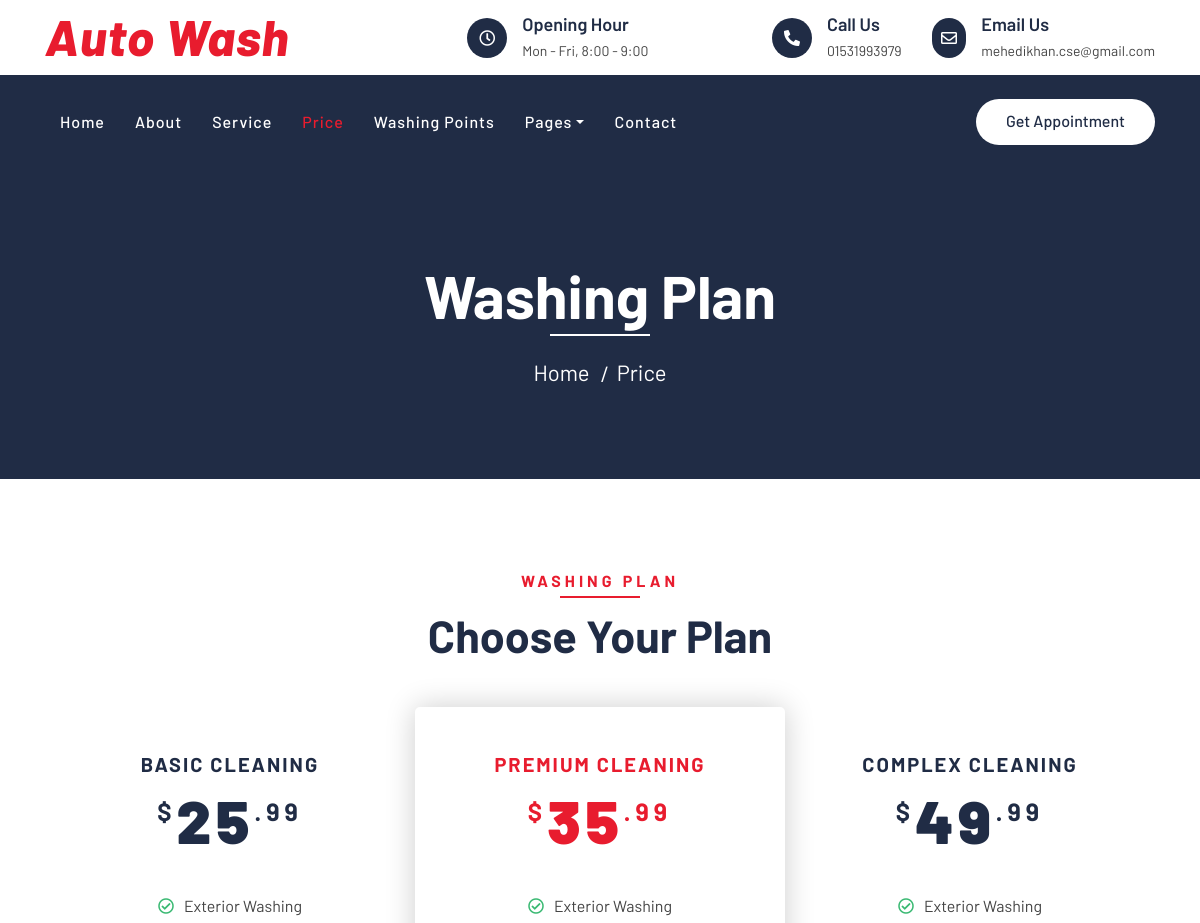
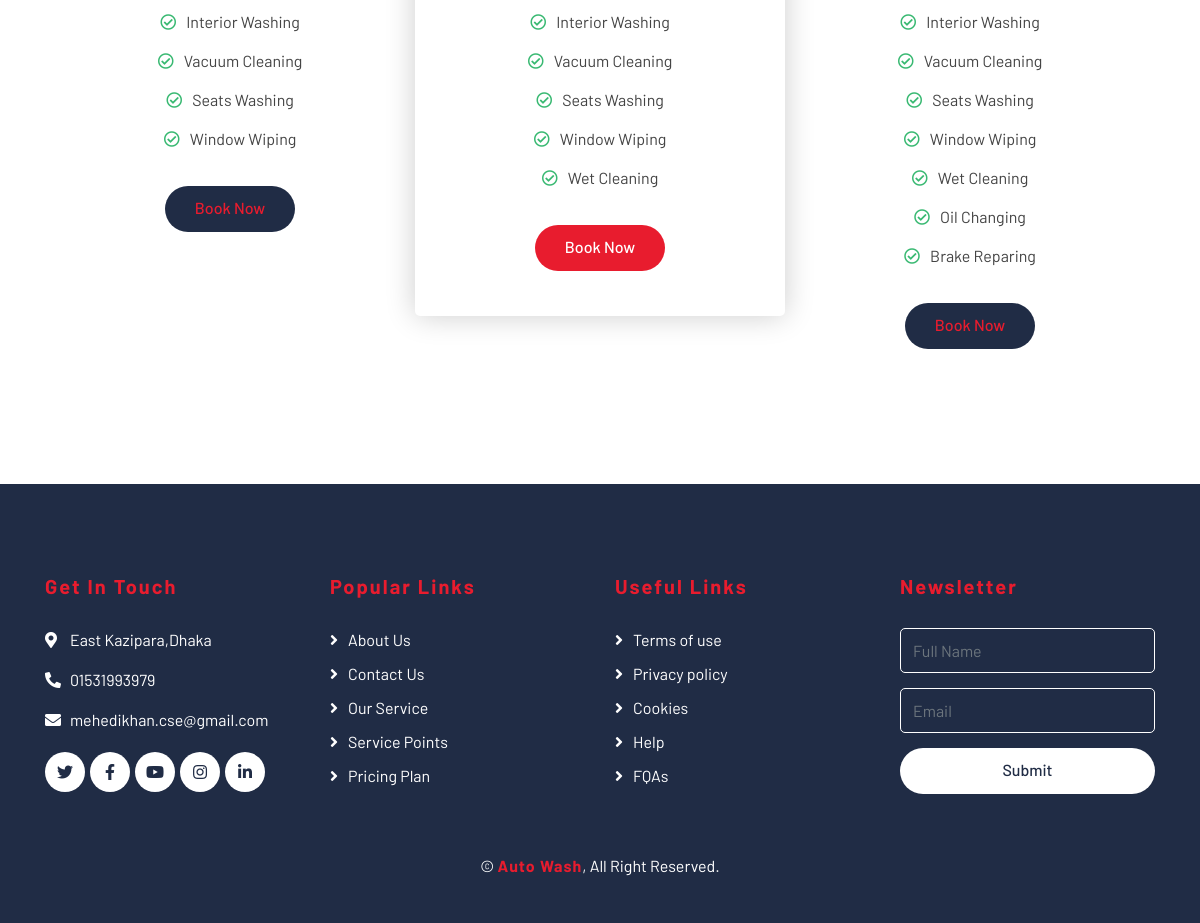
The app's page /prices/ with its own data (2 pictures, top to bottom).
### CleaningService/models.py (models this page shows, shortened)
class Office(models.Model):
    Ouser = models.OneToOneField(User,on_delete=models.CASCADE,default='1')
    Office_name = models.CharField(max_length=100,verbose_name='Office Name',blank=True)
    Office_location = models.CharField(max_length=100,verbose_name='Office Location',blank=True)
    Day_time = models.CharField(max_length=100,blank=False,verbose_name='Office Day and Time')
    Number = models.CharField(max_length=15,blank=True,verbose_name='Quick Contact Number')
    Email = models.EmailField()
    Status = models.BooleanField(default=False)

class CleaningPlan(models.Model):
    CPName = models.CharField(max_length=100,blank=False,verbose_name='Cleaning Plan Name')
    CPPrice = models.DecimalField(max_digits=5,decimal_places=2,blank=False,verbose_name='Price')
    CPItems = models.ManyToManyField(CleanningService,verbose_name='Cleaning Items')
    CPStatus = models.CharField(max_length=60,blank=False,choices=CPSTATUS,default=CPSTATUS,verbose_name='Plan Status')
    CPFeatured = models.BooleanField(default=False,verbose_name='Featured')

class CleanningService(models.Model):
    SName = models.CharField(max_length=150,blank=False,verbose_name='Service Name')
    SDesc = models.TextField(max_length=350,blank=False,verbose_name='Description')
    SPrice = models.DecimalField(max_digits=5,decimal_places=2,blank=False,verbose_name='Service Price')
    SIcon = models.CharField(max_length=50,blank= True,default='flaticon-car-wash',verbose_name='Icon Class Name')
    SImage = models.ImageField(upload_to='serviceimage',blank=True,verbose_name='Service Image')

### CleaningService/views.py (the view)
# urls.py: path('prices/',prices,name='prices'),
def prices(request):
    context = {}
    office = Office.objects.all()
    context['offices'] = office
    plan = CleaningPlan.objects.all()
    context['plans'] = plan
    return render(request,'Prices/price.html',context)

### CleaningService/templatetags/mytags.py (called while the page is built)
@register.filter(name='checkpath')
def check_path(path):
    data = path.split('/')
    return data[-2]

@register.filter(name='adecimalplace')
def decimalplace(number):
    num = str(number)
    return num[-3:]

@register.filter(name='bdecimalplace')
def bdecimalplace(number):
    num = str(number)
    return num[:-3]

### templates/Prices/price.html (shortened to what this page needs)
{% extends 'CleanningService/base.html' %}
{% block container %}
    {% include 'CleanningService/topbar.html' %}
    {% include 'CleanningService/navbar.html' %}
    <div class="page-header">
        <div class="container">
            <div class="row">
                <div class="col-12">
                    <h2>Washing Plan</h2>
                </div>
                <div class="col-12">
                    <a href="{% url 'home' %}">Home</a>
                    <a href="{% url 'prices' %}">Price</a>
                </div>
            </div>
        </div>
    </div>
    {% include 'CleanningService/price.html' %}
    {% include 'CleanningService/footer.html' %}
{% endblock %}

### templates/CleanningService/topbar.html
<div class="top-bar">
    <div class="container">
        <div class="row align-items-center">
            <div class="col-lg-4 col-md-12">
                <div class="logo">
                    <a href="{% url 'home' %}">
                        {% for office in offices %}
                        {% if office.Status == True %}
                        <h1>{{office.Office_name}}</h1>
                        {% else %}
                        <h1>Auto<span>Wash</span></h1>
                        {% endif %}
                        {% endfor %}
                    </a>
                </div>
            </div>
            {% for office in offices %}
            {% if office.Status == True %}
            <div class="col-lg-8 col-md-7 d-none d-lg-block">
                <div class="row">
                    <div class="col-4">
                        <div class="top-bar-item">
                            <div class="top-bar-icon">
                                <i class="far fa-clock"></i>
                            </div>
                            <div class="top-bar-text">
                                <h3>Opening Hour</h3>
                                <p>{{office.Day_time}}</p>
                            </div>
                        </div>
                    </div>
                    <div class="col-4">
                        <div class="top-bar-item">
                            <div class="top-bar-icon">
                                <i class="fa fa-phone-alt"></i>
                            </div>
                            <div class="top-bar-text">
                                <h3>Call Us</h3>
                                <p>{{office.Number}}</p>
                            </div>
                        </div>
                    </div>
                    <div class="col-4">
                        <div class="top-bar-item">
                            <div class="top-bar-icon">
                                <i class="far fa-envelope"></i>
                            </div>
                            <div class="top-bar-text">
                                <h3>Email Us</h3>
                                <p>{{office.Email}}</p>
                            </div>
                        </div>
                    </div>
                </div>
            </div>
            {% endif %}
            {% endfor %}
        </div>
    </div>
</div>

### templates/CleanningService/price.html
{% load mytags %}
<div class="price">
    <div class="container">
        <div class="section-header text-center">
            <p>Washing Plan</p>
            <h2>Choose Your Plan</h2>
        </div>
        <div class="row">
            {% if plans %}
                {% for plan in plans %}
                    {% if plan.CPFeatured == True %}
                        <div class="col-md-4">
                            <div class="price-item featured-item">
                                <div class="price-header">
                                    <h3>{{plan.CPName}}</h3>
                                    <h2><span>$</span><strong>{{plan.CPPrice|bdecimalplace}}</strong><span>{{plan.CPPrice|adecimalplace}}</span></h2>
                                </div>
                                <div class="price-body">
                                    <ul>
                                        {% for item in plan.CPItems.all %}
                                            <li><i class="far fa-check-circle"></i>{{item.SName}}</li>
                                        {% endfor %}
                                    </ul>
                                </div>
                                <div class="price-footer">
                                    <a class="btn btn-custom" href="">Book Now</a>
                                </div>
                            </div>
                        </div>
                    {% else %}
                        <div class="col-md-4">
                            <div class="price-item">
                                <div class="price-header">
                                    <h3>{{plan.CPName}}</h3>
                                    <h2><span>$</span><strong>{{plan.CPPrice|bdecimalplace}}</strong><span>{{plan.CPPrice|adecimalplace}}</span></h2>
                                </div>
                                <div class="price-body">
                                    <ul>
                                        {% for item in plan.CPItems.all %}
                                            <li><i class="far fa-check-circle"></i>{{item.SName}}</li>
                                        {% endfor %}
                                    </ul>
                                </div>
                                <div class="price-footer">
                                    <a class="btn btn-custom" href="">Book Now</a>
                                </div>
                            </div>
                        </div>
                    {% endif %}
                {% endfor %}
            {% endif %}
        </div>
    </div>
</div>

### templates/CleanningService/footer.html
<div class="footer">
    <div class="container">
        <div class="row">
            {% for office in offices %}
            {% if office.Status == True %}
            <div class="col-lg-3 col-md-6">
                <div class="footer-contact">
                    <h2>Get In Touch</h2>
                    <p><i class="fa fa-map-marker-alt"></i>{{ office.Office_location }}</p>
                    <p><i class="fa fa-phone-alt"></i>{{office.Number}}</p>
                    <p><i class="fa fa-envelope"></i>{{ office.Email }}</p>
                    <div class="footer-social">
                        <a class="btn" href=""><i class="fab fa-twitter"></i></a>
                        <a class="btn" href=""><i class="fab fa-facebook-f"></i></a>
                        <a class="btn" href=""><i class="fab fa-youtube"></i></a>
                        <a class="btn" href=""><i class="fab fa-instagram"></i></a>
                        <a class="btn" href=""><i class="fab fa-linkedin-in"></i></a>
                    </div>
                </div>
            </div>
            {% endif %}
            {% endfor %}
            <div class="col-lg-3 col-md-6">
                <div class="footer-link">
                    <h2>Popular Links</h2>
                    <a href="">About Us</a>
                    <a href="">Contact Us</a>
                    <a href="">Our Service</a>
                    <a href="">Service Points</a>
                    <a href="">Pricing Plan</a>
                </div>
            </div>
            <div class="col-lg-3 col-md-6">
                <div class="footer-link">
                    <h2>Useful Links</h2>
                    <a href="">Terms of use</a>
                    <a href="">Privacy policy</a>
                    <a href="">Cookies</a>
                    <a href="">Help</a>
                    <a href="">FQAs</a>
                </div>
            </div>
            <div class="col-lg-3 col-md-6">
                <div class="footer-newsletter">
                    <h2>Newsletter</h2>
                    <form>
                        <input class="form-control" placeholder="Full Name">
                        <input class="form-control" placeholder="Email">
                        <button class="btn btn-custom">Submit</button>
                    </form>
                </div>
            </div>
        </div>
    </div>
    <div class="container copyright">
        {% for office in offices %}
        {% if office.Status == True %}
        <p>&copy; <a href="{% url 'home' %}">{{office.Office_name}}</a>, All Right Reserved.</p>
        {% endif %}
        {% endfor %}
    </div>
</div>

### records on screen
Office: Office_name "Auto Wash", Day_time "Mon - Fri, 8:00 - 9:00", Number "01531993979", Email "mehedikhan.cse@gmail.com", Office_location "East Kazipara,Dhaka"
CleaningPlan: CPName "BASIC CLEANING", CPPrice|bdecimalplace "25", CPPrice|adecimalplace ".99"
CleanningService: SName "Exterior Washing"
CleanningService: SName "Interior Washing"
CleanningService: SName "Vacuum Cleaning"
CleanningService: SName "Seats Washing"
CleanningService: SName "Window Wiping"
CleaningPlan: CPName "PREMIUM CLEANING", CPPrice|bdecimalplace "35", CPPrice|adecimalplace ".99"
CleanningService: SName "Wet Cleaning"
CleaningPlan: CPName "COMPLEX CLEANING", CPPrice|bdecimalplace "49", CPPrice|adecimalplace ".99"
CleanningService: SName "Oil Changing"
CleanningService: SName "Brake Reparing"
